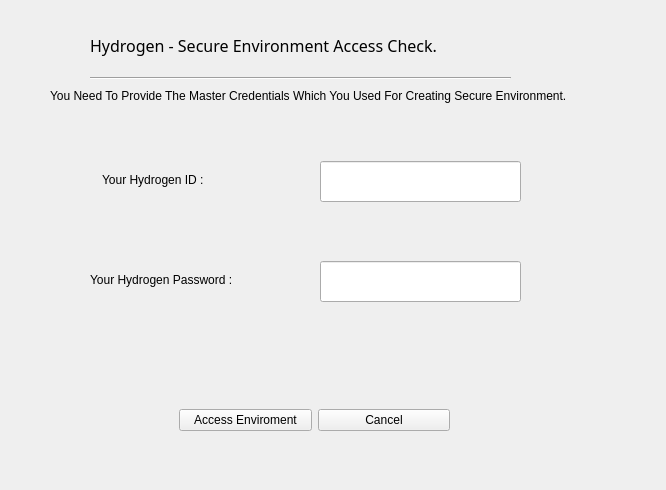
<?xml version="1.0" encoding="UTF-8"?>
<ui version="4.0">
 <class>Form</class>
 <widget class="QWidget" name="Form">
  <property name="geometry">
   <rect>
    <x>0</x>
    <y>0</y>
    <width>666</width>
    <height>490</height>
   </rect>
  </property>
  <property name="windowTitle">
   <string>Hydrogen Access Check </string>
  </property>
  <widget class="QLabel" name="environment_check_wizard">
   <property name="geometry">
    <rect>
     <x>90</x>
     <y>20</y>
     <width>491</width>
     <height>51</height>
    </rect>
   </property>
   <property name="font">
    <font>
     <family>Myanmar Text</family>
     <pointsize>12</pointsize>
    </font>
   </property>
   <property name="text">
    <string>Hydrogen - Secure Environment Access Check.</string>
   </property>
  </widget>
  <widget class="Line" name="line">
   <property name="geometry">
    <rect>
     <x>90</x>
     <y>70</y>
     <width>421</width>
     <height>16</height>
    </rect>
   </property>
   <property name="orientation">
    <enum>Qt::Horizontal</enum>
   </property>
  </widget>
  <widget class="QLabel" name="label_2">
   <property name="geometry">
    <rect>
     <x>50</x>
     <y>60</y>
     <width>561</width>
     <height>71</height>
    </rect>
   </property>
   <property name="text">
    <string>You Need To Provide The Master Credentials Which You Used For Creating Secure Environment.</string>
   </property>
  </widget>
  <widget class="QLineEdit" name="Hydrogen_ID_ac">
   <property name="geometry">
    <rect>
     <x>320</x>
     <y>161</y>
     <width>201</width>
     <height>41</height>
    </rect>
   </property>
   <property name="styleSheet">
    <string notr="true">color:green
</string>
   </property>
   <property name="text">
    <string/>
   </property>
  </widget>
  <widget class="QLineEdit" name="Hydrogen_Password_ac">
   <property name="geometry">
    <rect>
     <x>320</x>
     <y>261</y>
     <width>201</width>
     <height>41</height>
    </rect>
   </property>
   <property name="styleSheet">
    <string notr="true">color:green</string>
   </property>
  </widget>
  <widget class="QLabel" name="label_3">
   <property name="geometry">
    <rect>
     <x>60</x>
     <y>340</y>
     <width>571</width>
     <height>20</height>
    </rect>
   </property>
   <property name="text">
    <string/>
   </property>
  </widget>
  <widget class="QWidget" name="horizontalLayoutWidget">
   <property name="geometry">
    <rect>
     <x>179</x>
     <y>380</y>
     <width>271</width>
     <height>80</height>
    </rect>
   </property>
   <layout class="QHBoxLayout" name="horizontalLayout">
    <item>
     <widget class="QPushButton" name="CheckAccess">
      <property name="text">
       <string>Access Enviroment</string>
      </property>
     </widget>
    </item>
    <item>
     <widget class="QPushButton" name="CancelAccessWizard">
      <property name="text">
       <string>Cancel</string>
      </property>
     </widget>
    </item>
   </layout>
  </widget>
  <widget class="QLabel" name="hydrogen_id_ac_label">
   <property name="geometry">
    <rect>
     <x>102</x>
     <y>170</y>
     <width>121</width>
     <height>20</height>
    </rect>
   </property>
   <property name="text">
    <string>Your Hydrogen ID : </string>
   </property>
  </widget>
  <widget class="QLabel" name="Hydrogen_Pwd_ac_label">
   <property name="geometry">
    <rect>
     <x>90</x>
     <y>270</y>
     <width>161</width>
     <height>20</height>
    </rect>
   </property>
   <property name="text">
    <string>Your Hydrogen Password : </string>
   </property>
  </widget>
 </widget>
 <resources/>
 <connections/>
</ui>
